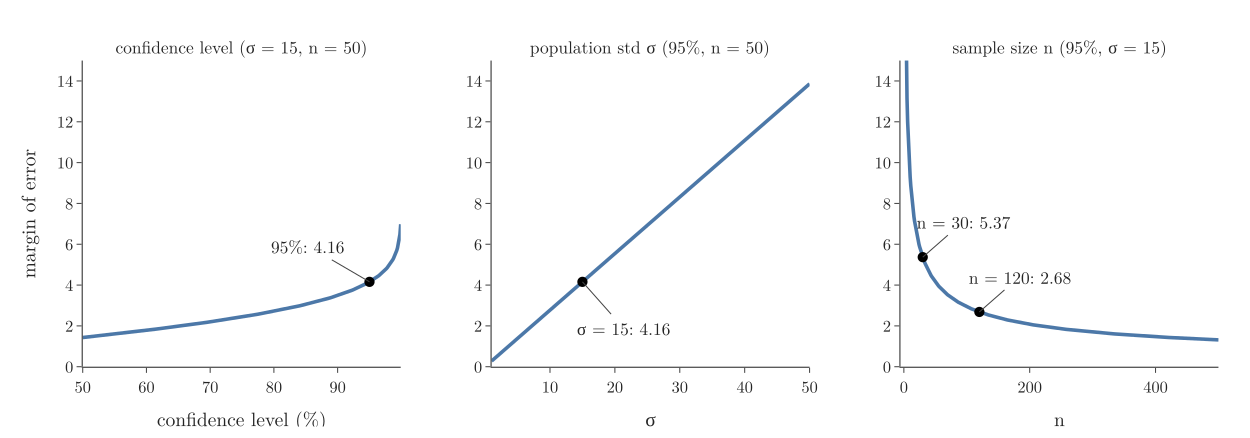

Write Python code to recreate this figure.
"""Margin of error E = z * sigma / sqrt(n) as each factor changes, the other two fixed at 95%, sigma = 15,
n = 50."""
from pathlib import Path
import numpy as np
from plotly.subplots import make_subplots
from scipy import stats

here = Path(__file__).parent
BLUE, GREY = "#4C78A8", "#6B6B6B"
z95 = stats.norm.ppf(0.975)
fig = make_subplots(rows=1, cols=3, horizontal_spacing=0.08,
                    subplot_titles=["confidence level (σ = 15, n = 50)", "population std σ (95%, n = 50)",
                                    "sample size n (95%, σ = 15)"])
level = np.linspace(0.5, 0.999, 400)
fig.add_scatter(x=level * 100, y=stats.norm.ppf((1 + level) / 2) * 15 / np.sqrt(50), row=1, col=1)
sigma = np.linspace(1, 50, 100)
fig.add_scatter(x=sigma, y=z95 * sigma / np.sqrt(50), row=1, col=2)
n = np.arange(2, 501)
fig.add_scatter(x=n, y=z95 * 15 / np.sqrt(n), row=1, col=3)
fig.update_traces(mode="lines", line=dict(color=BLUE, width=3.5))
for col, x, y, label in [(1, 95, z95 * 15 / np.sqrt(50), "95%: 4.16"), (2, 15, z95 * 15 / np.sqrt(50), "σ = 15: 4.16"),
                         (3, 30, z95 * 15 / np.sqrt(30), "n = 30: 5.37"), (3, 120, z95 * 15 / np.sqrt(120), "n = 120: 2.68")]:
    fig.add_scatter(x=[x], y=[y], mode="markers", marker=dict(color="black", size=10), row=1, col=col)
    fig.add_annotation(x=x, y=y, text=label, showarrow=True, ax=-60 if col == 1 else 40, ay=45 if col == 2 else -35, font_size=16,
                       row=1, col=col)
fig.update_xaxes(title_text="confidence level (%)", row=1, col=1)
fig.update_xaxes(title_text="σ", row=1, col=2)
fig.update_xaxes(title_text="n", row=1, col=3)
fig.update_yaxes(title_text="margin of error", row=1, col=1)
fig.update_yaxes(range=[0, 15])
fig.update_annotations(font_size=17)
fig.update_layout(template="simple_white", width=1200, height=420, showlegend=False,
                  font=dict(family="Latin Modern Roman", size=16), margin=dict(l=70, r=20, t=50, b=50))
fig.write_image(here / "margin_factors.png", scale=2)
fig.write_image(here / "margin_factors.pdf")
